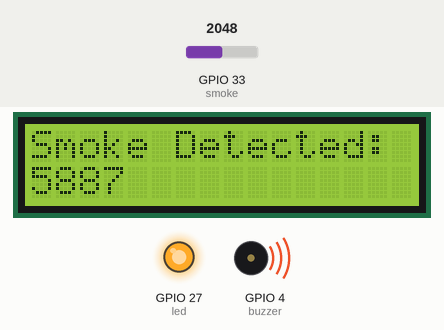
Simulated run of this sketch. Board: ESP32. Parts: 16×2 character LCD, output pins drawn as LEDs (lit = HIGH), buzzer (waves = sounding, pin HIGH). Inputs (shaded band) come from the test bench; at power-on: GPIO 33 (smoke) = 2048. WiFi joins after 1.5 s; servers stay silent unless stated; what the sketch prints to the serial monitor is not drawn.

Above: at 3.0 s.
3.1 s: GPIO 33 (smoke) set to 1533
At 5.0 s:
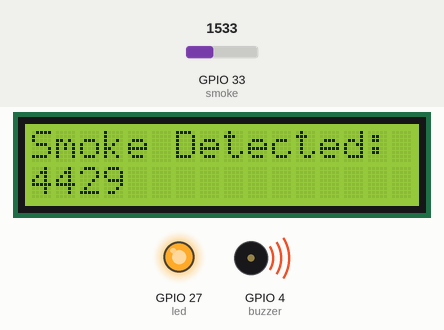
5.3 s: GPIO 33 (smoke) set to 1455
At 6.5 s:
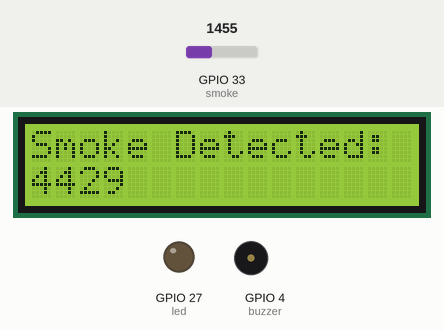
6.8 s: GPIO 33 (smoke) set to 2047
At 7.2 s:
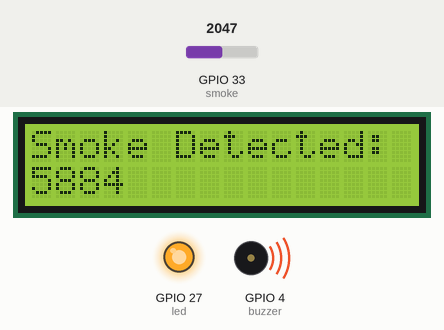
Timing chart, 0 to 9.8 s (numbered marks = the images above; inputs shaded):
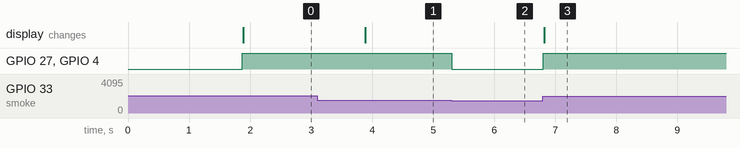

Measured:
- the behaviour switches between 1501 and 1500 on GPIO 33 (smoke) (found by bisection; images 1 and 2)
- after the input at 3.1 s, the display: changes after 0.79 s (image 1)
- after the input at 5.3 s, GPIO 27 (led), GPIO 4 (buzzer): HIGH → LOW at once
- after the input at 6.8 s, GPIO 27 (led), GPIO 4 (buzzer): LOW → HIGH at once; the display: changes at once (image 3)

The sketch:

IOT.ino
```cpp
#define BLYNK_TEMPLATE_ID "TMPL3a99vjZjX"
#define BLYNK_TEMPLATE_NAME "Smoke Sensor"
#define BLYNK_AUTH_TOKEN "8bnRIKfXQBUpBlIZmiAL1-P2uQ-IOlzm"

#define buzzer 4
#define smoke 33
#define led 27

#include <WiFi.h>
#include <WiFiClient.h>
#include <BlynkSimpleEsp32.h>
#include <LiquidCrystal_PCF8574.h>

char auth[] = BLYNK_AUTH_TOKEN;

LiquidCrystal_PCF8574 lcd(0x27);

char ssid[] = "Manthan";
char pass[] = "Manthan00";

BlynkTimer timer;

//pins that works with internet
//analogRead( 39 );
//analogRead( 34 );
//analogRead( 35 );
//analogRead( 32 );
//analogRead( 33 );

int data;
int ppm;
unsigned long previousMillis = 0;  // To track time
unsigned long delayTime = 5000;   // Default delay: 5 seconds

void sendSensor() {
  Blynk.virtualWrite(V0, ppm);
  lcd.print(ppm);
  Serial.println(ppm);
  if (ppm > 4335) {
    Blynk.logEvent("smoke_detected", "smoke detected");
    lcd.setCursor(0, 0);
    lcd.print("Smoke Detected:");
  } else {
    lcd.setCursor(0, 0);
    lcd.clear();
    lcd.print("No danger:");
  }
}

void setup() {
  // initialize LCD
  lcd.begin(16, 2);
  lcd.setBacklight(255); // turn on LCD backlight

  Serial.begin(9600);
  Blynk.begin(auth, ssid, pass);
  pinMode(smoke, INPUT);
  pinMode(led, OUTPUT);
  pinMode(buzzer, OUTPUT);
}

void loop() {
  // Read sensor data
  data = analogRead(smoke);
  ppm = map(data, 75, 3500, 300, 10000);
  lcd.setCursor(0, 1);

  // Check for smoke condition
  if (ppm > 4335) {
    digitalWrite(led, HIGH);
    digitalWrite(buzzer, HIGH);
    delayTime = 1000;  // If smoke is detected, reduce delay to 1 second
  } else {
    digitalWrite(led, LOW);
    digitalWrite(buzzer, LOW);
    delayTime = 5000;  // No smoke, increase delay to 5 seconds
  }


  // Check if the delay time has passed
  unsigned long currentMillis = millis();
  if (currentMillis - previousMillis >= delayTime) {
    previousMillis = currentMillis;  // Update the timestamp

    sendSensor();  // Send sensor data

  }

  Blynk.run();
  timer.run();
}
```
